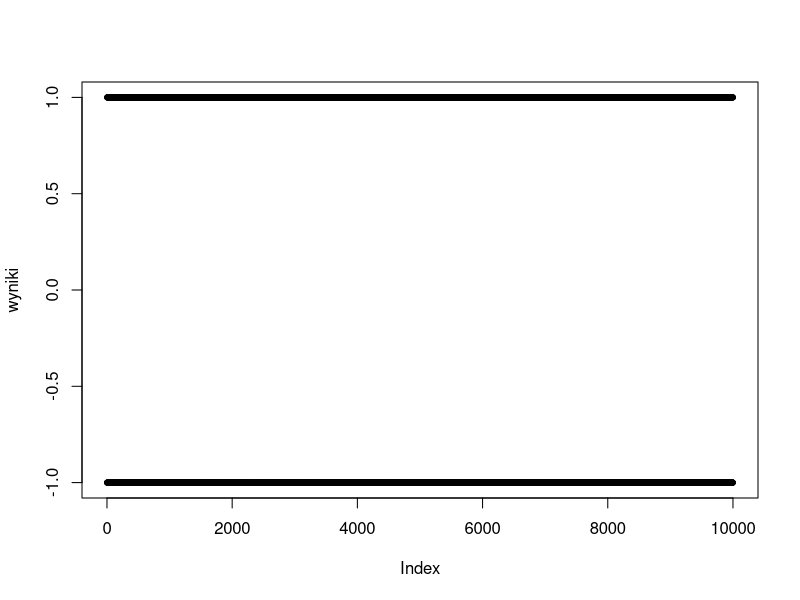

Here is the R script that generated this plot: (Note: this script raises an error after producing the figure.)
N<-10000
wyniki<-rep(0,N)
for(i in 1:N){
  wyniki[i]<-sample(c(-1,1),1)
}

mean (wyniki)
plot(wyniki, pch=20)

konto <- cumsum(wyniki)
plot(konto,type="1")

